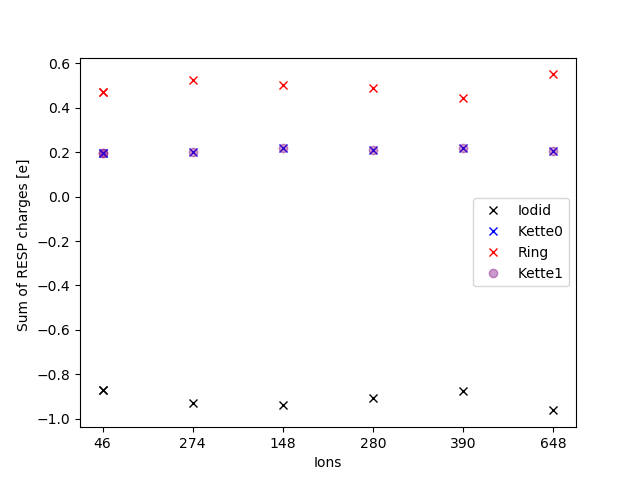

This chart was generated by the following Python code:
import numpy as np
import matplotlib.pyplot as plt
from matplotlib.lines import Line2D

atoms = ['I',
    'C', 'H', 'H', 'H', 'O', 'C', 'H', 'H', 'C', 'H', 'H', 'O',
    'C', 'H', 'H', 'C', 'H', 'H', 'N', 'C', 'H', 'N', 'C', 'H',
    'C', 'H', 'C', 'H', 'H', 'C', 'H', 'H', 'O', 'C', 'H', 'H',
    'C', 'H', 'H', 'O', 'C', 'H', 'H', 'H'
]

ions = [46, 274, 148, 280, 390, 648]


RESP_charges = []
for ion in ions:

    path = f"/home/matthiasable/automated_test_run/plus{ion}"

    # Read the contents of the file
    with open(f'{path}/qout_stage2', 'r') as file:
        data = file.read()

    # Split the data by whitespace to extract individual charges
    charges = [float(num) for num in data.split()]

    # Convert the list of charges into a NumPy array
    charges = np.array(charges)
    RESP_charges.append(charges)



fig, ax = plt.subplots()

x = np.arange(len(ions))
label = True
for ion in ions:
    iodid = RESP_charges[ions.index(ion)][0] #iod
    kette0 = np.sum(RESP_charges[ions.index(ion)][1:19]) #kette
    ring = np.sum(RESP_charges[ions.index(ion)][19:27]) #ring
    kette1 = np.sum(RESP_charges[ions.index(ion)][27:]) #kette
    if label:
        ax.plot(x[ions.index(ion)], iodid, 'x', color = 'black', label = 'Iodid')
        ax.plot(x[ions.index(ion)], kette0, 'x', color = 'blue', label = 'Kette0')
        ax.plot(x[ions.index(ion)], ring, 'x', color = 'red', label = 'Ring')
        ax.plot(x[ions.index(ion)], kette1, 'o', alpha = 0.4, color = 'purple', label = 'Kette1')
        label = False
    ax.plot(x[ions.index(ion)], iodid, 'x', color = 'black')
    ax.plot(x[ions.index(ion)], kette0, 'x', color = 'blue')
    ax.plot(x[ions.index(ion)], ring, 'x', color = 'red')
    ax.plot(x[ions.index(ion)], kette1, 'o', alpha = 0.4, color = 'purple')


# Set x-ticks and x-tick labels to the atom list
ions = ['46', '274', '148', '280', '390', '648']
plt.xticks(x, ions)
#ax.set_xticklabels(ions)#, rotation=90)  # Rotate labels if they overlap


# Set labels for the x and y axes
ax.set_xlabel('Ions')
ax.set_ylabel('Sum of RESP charges [e] ')
ax.legend()

# Save the plot
plt.savefig('plot.png')
#plt.show()
